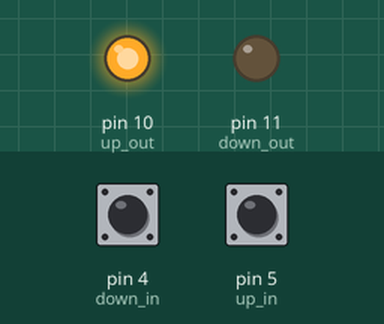
The sketch below on a simulated Arduino Uno, built with avr-gcc and run on an emulated ATmega328P. Parts: output pins drawn as LEDs (lit = HIGH). Dashed ring = blinking. Inputs (shaded band) come from the test bench; at power-on: pin 4 (down_in) LOW, pin 5 (up_in) HIGH. What the sketch prints to the serial monitor is not drawn.

Above: at 2.2 s.
2.3 s: pin 4 (down_in) pulled HIGH for 0.15 s
At 2.38 s:
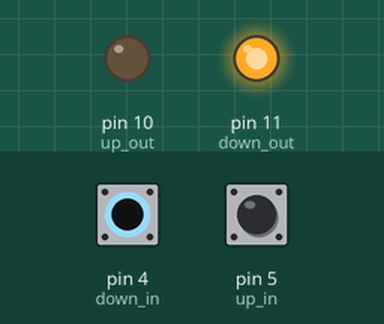
3.9 s: pin 5 (up_in) pulled LOW for 0.15 s
At 3.97 s:
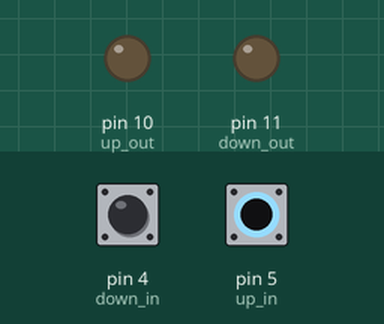
7.0 s: pin 5 (up_in) pulled LOW for 1 s
At 9.1 s:
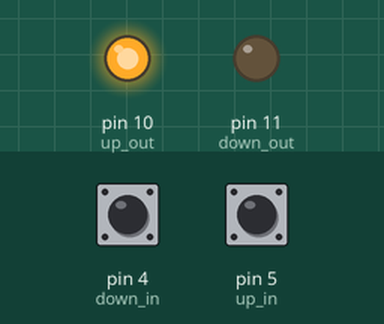
11.0 s: pin 4 (down_in) pulled HIGH for 3.2 s
At 11.7 s:
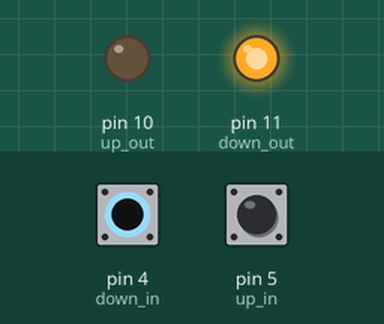
15.7 s: pin 5 (up_in) pulsed LOW 2 times (0.12 s each, 0.3 s apart)
At 15.91 s:
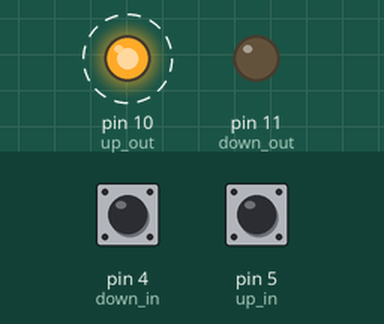
19.3 s: pin 5 (up_in) pulsed LOW 2 times (0.12 s each, 0.3 s apart)
At 21.1 s:
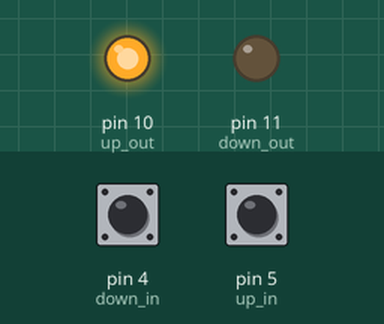
Timing chart, 0 to 22.6 s (numbered marks = the images above; inputs shaded):
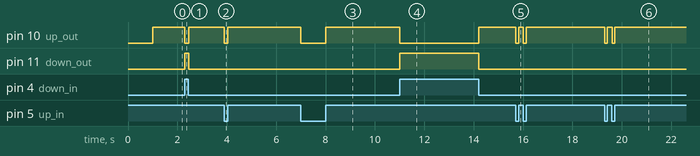

The sketch:

truckhoist_base_shield_revb.ino
```cpp
const int up_out= 10;
const int down_out = 11;

const int up_in = 5;
const int down_in = 4;

// FOR DOUBLE CLICKING DOWN GOES ALL THE WAY DOWN
int last_press = -1;
unsigned long last_press_time = 0;
unsigned long last_press_timeout = 5000;

int last_press_bounce = 10;
int hold_down = false;

void setup() {
  Serial.begin(9600);

  pinMode(up_out,OUTPUT);
  pinMode(down_out,OUTPUT);

  pinMode(up_in, INPUT);
  pinMode(down_in, INPUT);

  digitalWrite(up_out,LOW);
  digitalWrite(down_out,LOW);

  delay(1000); // to remove noise at begining
}

void loop() {

  if(hold_down && digitalRead(up_in) != HIGH) {
    lower();
  } else {
    hold_down = false;
    if(digitalRead(down_in) == HIGH) {
        if(last_press == down_in && last_press_time > last_press_bounce && last_press_time < last_press_timeout) { // SECOND PRESS OF DOUBLE PESS
          hold_down = true;
        }
        lower();
        last_press = down_in;
        last_press_time = 0;
      } else if(digitalRead(up_in) == HIGH) {
        raise();
        last_press = up_in;
        last_press_time = 0;
      } else {
        hold();
        if(last_press_time <= last_press_timeout) {
          last_press_time++;
        }
      }
  }
}

void raise() {
  Serial.println("RAISE");
  digitalWrite(up_out,HIGH);
  digitalWrite(down_out,LOW);
  }

void hold() {
  digitalWrite(up_out,LOW);
  digitalWrite(down_out,LOW);
  }

void lower() {
  Serial.println("LOWER");
  digitalWrite(up_out,LOW);
  digitalWrite(down_out,HIGH);
  }
```

Measured:
- after the input at 2.3 s, pin 10 (up_out): HIGH → LOW at once, → HIGH 0.15 s later; pin 11 (down_out): LOW → HIGH at once, → LOW 0.15 s later
- after the input at 3.9 s, pin 10 (up_out): HIGH → LOW at once, → HIGH 0.15 s later
- after the input at 7.0 s, pin 10 (up_out): HIGH → LOW at once, → HIGH 1.0 s later
- after the input at 11.0 s, pin 10 (up_out): HIGH → LOW at once, → HIGH 3.2 s later; pin 11 (down_out): LOW → HIGH at once, → LOW 3.2 s later
- after the input at 15.7 s, pin 10 (up_out): alternates HIGH for 0.19 s and LOW for 0.12 s, 4 changes in all, then stays HIGH, starting at once
- after the input at 19.3 s, pin 10 (up_out): alternates HIGH for 0.19 s and LOW for 0.11 s, 4 changes in all, then stays HIGH, starting at once
